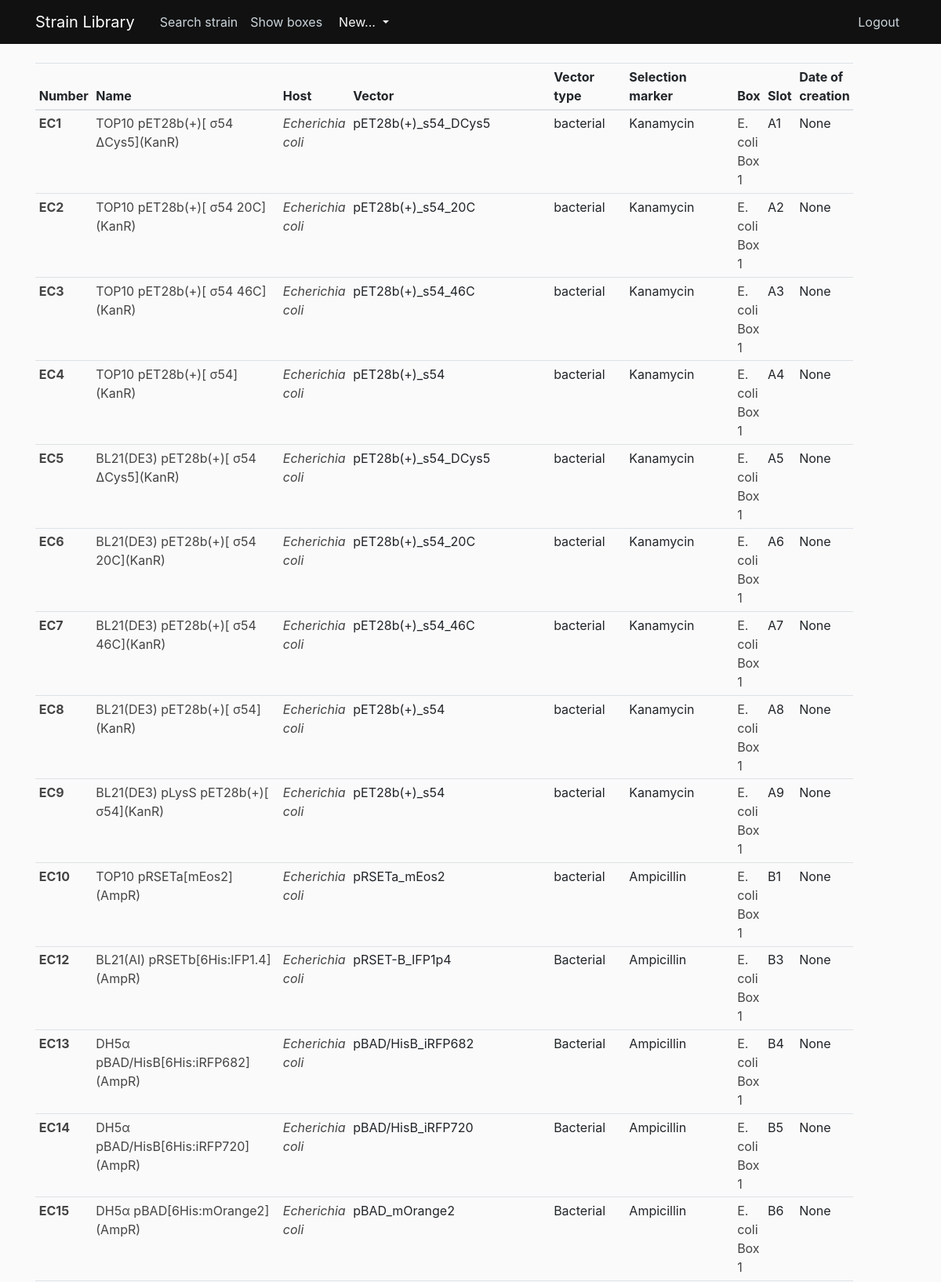
The app's page /results?box=E.+coli+Box+1 (signed in, upper part) with its own data.
### strain_library/models.py (models this page shows, shortened)
class Strain(db.Model):
    __tablename__ = 'strain'
    id = db.Column(db.Integer, primary_key=True)
    number = db.Column(db.String, nullable=False, unique=True)
    name = db.Column(db.String, nullable=False)
    host = db.Column(db.String, nullable=False)
    vector = db.Column(db.String)
    vector_type = db.Column(db.String)
    selection_marker = db.Column(db.String)
    box = db.Column(db.String)
    slot = db.Column(db.String)
    date_of_creation = db.Column(db.Date)
    comments = db.Column(db.Text)
    user_id = db.Column(db.Integer, db.ForeignKey('user.id'), nullable=False)
    box_id = db.Column(db.Integer, db.ForeignKey('box.id'), nullable=False)
    type = db.Column(db.String)
    __mapper_args__ = {
        'polymorphic_identity':'strain',
        'polymorphic_on':type
    }

class EcoliStrain(Strain):
    __tablename__ = 'ecolistrainlist'
    id = db.Column(db.Integer, db.ForeignKey('strain.id'), primary_key=True)
    __mapper_args__ = {
        'polymorphic_identity':'ecolistrainlist'
    }

class Strain(db.Model):
    __tablename__ = 'strain'
    id = db.Column(db.Integer, primary_key=True)
    number = db.Column(db.String, nullable=False, unique=True)
    name = db.Column(db.String, nullable=False)
    host = db.Column(db.String, nullable=False)
    vector = db.Column(db.String)
    vector_type = db.Column(db.String)
    selection_marker = db.Column(db.String)
    box = db.Column(db.String)
    slot = db.Column(db.String)
    date_of_creation = db.Column(db.Date)
    comments = db.Column(db.Text)
    user_id = db.Column(db.Integer, db.ForeignKey('user.id'), nullable=False)
    box_id = db.Column(db.Integer, db.ForeignKey('box.id'), nullable=False)
    type = db.Column(db.String)
    __mapper_args__ = {
        'polymorphic_identity':'strain',
        'polymorphic_on':type
    }

### strain_library/routes.py (the view)
@app.route('/results')
@login_required
def results():
    host = request.args.get('host')
    box = request.args.get('box')
    if host:
        strains = Strain.query.filter_by(host=host).all()
        return render_template('results.html', strains=strains)
    if box:
        strains = Strain.query.filter_by(box=box).all()
        return render_template('results.html', strains=strains)
    strains = Strain.query.all()
    return render_template('results.html', strains=strains)

### strain_library/models.py (called while the page is built)
@login_manager.user_loader
def load_user(user_id):
    return User.query.get(int(user_id))

### strain_library/templates/results.html
{% extends "layout.html" %}
{% block content %}
    <table class="table table-sm table-hover">
        <thead>
          <tr>
            <th scope="col">Number</th>
            <th scope="col">Name</th>
            <th scope="col">Host</th>
            <th scope="col">Vector</th>
            <th scope="col">Vector type</th>
            <th scope="col">Selection marker</th>
            <th scope="col">Box</th>
            <th scope="col">Slot</th>
            <th scope="col">Date of creation</th>
          </tr>
        </thead>
        <tbody>
            {% for strain in strains %}
            <tr>
                <th scope="row" ><a class="article-title" href="{{ url_for('strain', strain_id=strain.id) }}">{{ strain.number }}</a></th>
                <td><a class="article-title" href="{{ url_for('strain', strain_id=strain.id) }}">{{ strain.name }}</a></td>
                <td><i><a class="article-title" href="{{ url_for('results', host=strain.host) }}">{{ strain.host }}</a></i></td>
                <td>{{ strain.vector }}</td>
                <td>{{ strain.vector_type }}</td>
                <td>{{ strain.selection_marker }}</td>
                <td><a class="article-title" href="{{ url_for('results', box=strain.box) }}">{{ strain.box }}</a></td>
                <td>{{ strain.slot }}</td>
                <td>{{ strain.date_of_creation }}</td>
            </tr>
            {% endfor %}
        </tbody>
      </table>
{% endblock content %}

### strain_library/static/main.css (style rules this page uses)
body { background: #fafafa; color: #333333; margin-top: 5rem; }
.article-title { color: #444444; }

### records on screen
EcoliStrain: number "EC1", name "TOP10 pET28b(+)[ σ54 ΔCys5](KanR)", host "Echerichia coli", vector "pET28b(+)_s54_DCys5", vector_type "bacterial", selection_marker "Kanamycin", box "E. coli Box 1", slot "A1", date_of_creation "None"
EcoliStrain: number "EC2", name "TOP10 pET28b(+)[ σ54 20C](KanR)", host "Echerichia coli", vector "pET28b(+)_s54_20C", vector_type "bacterial", selection_marker "Kanamycin", box "E. coli Box 1", slot "A2", date_of_creation "None"
EcoliStrain: number "EC3", name "TOP10 pET28b(+)[ σ54 46C](KanR)", host "Echerichia coli", vector "pET28b(+)_s54_46C", vector_type "bacterial", selection_marker "Kanamycin", box "E. coli Box 1", slot "A3", date_of_creation "None"
EcoliStrain: number "EC4", name "TOP10 pET28b(+)[ σ54](KanR)", host "Echerichia coli", vector "pET28b(+)_s54", vector_type "bacterial", selection_marker "Kanamycin", box "E. coli Box 1", slot "A4", date_of_creation "None"
EcoliStrain: number "EC5", name "BL21(DE3) pET28b(+)[ σ54 ΔCys5](KanR)", host "Echerichia coli", vector "pET28b(+)_s54_DCys5", vector_type "bacterial", selection_marker "Kanamycin", box "E. coli Box 1", slot "A5", date_of_creation "None"
EcoliStrain: number "EC6", name "BL21(DE3) pET28b(+)[ σ54 20C](KanR)", host "Echerichia coli", vector "pET28b(+)_s54_20C", vector_type "bacterial", selection_marker "Kanamycin", box "E. coli Box 1", slot "A6", date_of_creation "None"
EcoliStrain: number "EC7", name "BL21(DE3) pET28b(+)[ σ54 46C](KanR)", host "Echerichia coli", vector "pET28b(+)_s54_46C", vector_type "bacterial", selection_marker "Kanamycin", box "E. coli Box 1", slot "A7", date_of_creation "None"
EcoliStrain: number "EC8", name "BL21(DE3) pET28b(+)[ σ54](KanR)", host "Echerichia coli", vector "pET28b(+)_s54", vector_type "bacterial", selection_marker "Kanamycin", box "E. coli Box 1", slot "A8", date_of_creation "None"
EcoliStrain: number "EC9", name "BL21(DE3) pLysS pET28b(+)[ σ54](KanR)", host "Echerichia coli", vector "pET28b(+)_s54", vector_type "bacterial", selection_marker "Kanamycin", box "E. coli Box 1", slot "A9", date_of_creation "None"
EcoliStrain: number "EC10", name "TOP10 pRSETa[mEos2](AmpR)", host "Echerichia coli", vector "pRSETa_mEos2", vector_type "bacterial", selection_marker "Ampicillin", box "E. coli Box 1", slot "B1", date_of_creation "None"
EcoliStrain: number "EC12", name "BL21(AI) pRSETb[6His:IFP1.4](AmpR)", host "Echerichia coli", vector "pRSET-B_IFP1p4", vector_type "Bacterial", selection_marker "Ampicillin", box "E. coli Box 1", slot "B3", date_of_creation "None"
EcoliStrain: number "EC13", name "DH5α pBAD/HisB[6His:iRFP682](AmpR)", host "Echerichia coli", vector "pBAD/HisB_iRFP682", vector_type "Bacterial", selection_marker "Ampicillin", box "E. coli Box 1", slot "B4", date_of_creation "None"
EcoliStrain: number "EC14", name "DH5α pBAD/HisB[6His:iRFP720](AmpR)", host "Echerichia coli", vector "pBAD/HisB_iRFP720", vector_type "Bacterial", selection_marker "Ampicillin", box "E. coli Box 1", slot "B5", date_of_creation "None"
EcoliStrain: number "EC15", name "DH5α pBAD[6His:mOrange2](AmpR)", host "Echerichia coli", vector "pBAD_mOrange2", vector_type "Bacterial", selection_marker "Ampicillin", box "E. coli Box 1", slot "B6", date_of_creation "None"
